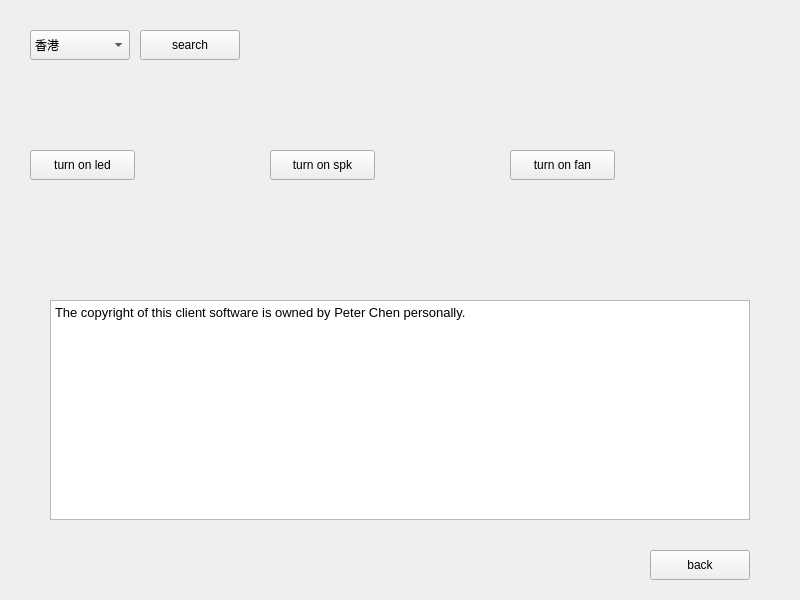
<?xml version="1.0" encoding="UTF-8"?>
<ui version="4.0">
 <class>Form</class>
 <widget class="QWidget" name="Form">
  <property name="geometry">
   <rect>
    <x>0</x>
    <y>0</y>
    <width>800</width>
    <height>600</height>
   </rect>
  </property>
  <property name="windowTitle">
   <string>Form</string>
  </property>
  <widget class="QComboBox" name="comboBox">
   <property name="geometry">
    <rect>
     <x>30</x>
     <y>30</y>
     <width>100</width>
     <height>30</height>
    </rect>
   </property>
   <property name="styleSheet">
    <string notr="true">font: 10pt &quot;Microsoft YaHei UI&quot;;</string>
   </property>
   <item>
    <property name="text">
     <string>香港</string>
    </property>
   </item>
   <item>
    <property name="text">
     <string>上海</string>
    </property>
   </item>
   <item>
    <property name="text">
     <string>武汉</string>
    </property>
   </item>
  </widget>
  <widget class="QPushButton" name="pushButton_search">
   <property name="geometry">
    <rect>
     <x>140</x>
     <y>30</y>
     <width>100</width>
     <height>30</height>
    </rect>
   </property>
   <property name="styleSheet">
    <string notr="true">font: 10pt &quot;Microsoft YaHei UI&quot;;</string>
   </property>
   <property name="text">
    <string>search</string>
   </property>
  </widget>
  <widget class="QPushButton" name="pushButton_led">
   <property name="geometry">
    <rect>
     <x>30</x>
     <y>150</y>
     <width>105</width>
     <height>30</height>
    </rect>
   </property>
   <property name="styleSheet">
    <string notr="true">font: 10pt &quot;Microsoft YaHei UI&quot;;</string>
   </property>
   <property name="text">
    <string>turn on led</string>
   </property>
  </widget>
  <widget class="QPushButton" name="pushButton_spk">
   <property name="geometry">
    <rect>
     <x>270</x>
     <y>150</y>
     <width>105</width>
     <height>30</height>
    </rect>
   </property>
   <property name="styleSheet">
    <string notr="true">font: 10pt &quot;Microsoft YaHei UI&quot;;</string>
   </property>
   <property name="text">
    <string>turn on spk</string>
   </property>
  </widget>
  <widget class="QPushButton" name="pushButton_fan">
   <property name="geometry">
    <rect>
     <x>510</x>
     <y>150</y>
     <width>105</width>
     <height>30</height>
    </rect>
   </property>
   <property name="styleSheet">
    <string notr="true">font: 10pt &quot;Microsoft YaHei UI&quot;;</string>
   </property>
   <property name="text">
    <string>turn on fan</string>
   </property>
  </widget>
  <widget class="QLabel" name="image_fan">
   <property name="geometry">
    <rect>
     <x>620</x>
     <y>150</y>
     <width>100</width>
     <height>100</height>
    </rect>
   </property>
   <property name="text">
    <string/>
   </property>
  </widget>
  <widget class="QLabel" name="label_fan">
   <property name="geometry">
    <rect>
     <x>510</x>
     <y>190</y>
     <width>100</width>
     <height>30</height>
    </rect>
   </property>
   <property name="styleSheet">
    <string notr="true">font: 10pt &quot;Microsoft YaHei UI&quot;;</string>
   </property>
   <property name="text">
    <string/>
   </property>
  </widget>
  <widget class="QLabel" name="label_spk">
   <property name="geometry">
    <rect>
     <x>270</x>
     <y>190</y>
     <width>100</width>
     <height>30</height>
    </rect>
   </property>
   <property name="styleSheet">
    <string notr="true">font: 10pt &quot;Microsoft YaHei UI&quot;;</string>
   </property>
   <property name="text">
    <string/>
   </property>
  </widget>
  <widget class="QLabel" name="image_spk">
   <property name="geometry">
    <rect>
     <x>380</x>
     <y>150</y>
     <width>100</width>
     <height>100</height>
    </rect>
   </property>
   <property name="text">
    <string/>
   </property>
  </widget>
  <widget class="QLabel" name="label_led">
   <property name="geometry">
    <rect>
     <x>30</x>
     <y>190</y>
     <width>100</width>
     <height>30</height>
    </rect>
   </property>
   <property name="styleSheet">
    <string notr="true">font: 10pt &quot;Microsoft YaHei UI&quot;;</string>
   </property>
   <property name="text">
    <string/>
   </property>
  </widget>
  <widget class="QLabel" name="image_led">
   <property name="geometry">
    <rect>
     <x>140</x>
     <y>150</y>
     <width>100</width>
     <height>100</height>
    </rect>
   </property>
   <property name="text">
    <string/>
   </property>
  </widget>
  <widget class="QLabel" name="label_time">
   <property name="geometry">
    <rect>
     <x>600</x>
     <y>30</y>
     <width>180</width>
     <height>80</height>
    </rect>
   </property>
   <property name="styleSheet">
    <string notr="true">font: 10pt &quot;Microsoft YaHei UI&quot;;</string>
   </property>
   <property name="text">
    <string/>
   </property>
  </widget>
  <widget class="QTextBrowser" name="textBrowser">
   <property name="geometry">
    <rect>
     <x>50</x>
     <y>300</y>
     <width>700</width>
     <height>220</height>
    </rect>
   </property>
   <property name="styleSheet">
    <string notr="true">font: 10pt &quot;Microsoft YaHei UI&quot;;</string>
   </property>
   <property name="html">
    <string>&lt;!DOCTYPE HTML PUBLIC &quot;-//W3C//DTD HTML 4.0//EN&quot; &quot;http://www.w3.org/TR/REC-html40/strict.dtd&quot;&gt;
&lt;html&gt;&lt;head&gt;&lt;meta name=&quot;qrichtext&quot; content=&quot;1&quot; /&gt;&lt;style type=&quot;text/css&quot;&gt;
p, li { white-space: pre-wrap; }
&lt;/style&gt;&lt;/head&gt;&lt;body style=&quot; font-family:'Microsoft YaHei UI'; font-size:10pt; font-weight:400; font-style:normal;&quot;&gt;
&lt;p style=&quot; margin-top:0px; margin-bottom:0px; margin-left:0px; margin-right:0px; -qt-block-indent:0; text-indent:0px;&quot;&gt;The copyright of this client software is owned by Peter Chen personally. &lt;/p&gt;&lt;/body&gt;&lt;/html&gt;</string>
   </property>
  </widget>
  <widget class="QPushButton" name="pushButton_back">
   <property name="geometry">
    <rect>
     <x>650</x>
     <y>550</y>
     <width>100</width>
     <height>30</height>
    </rect>
   </property>
   <property name="styleSheet">
    <string notr="true">font: 10pt &quot;Microsoft YaHei UI&quot;;</string>
   </property>
   <property name="text">
    <string>back</string>
   </property>
  </widget>
  <widget class="QLabel" name="label_type">
   <property name="geometry">
    <rect>
     <x>180</x>
     <y>80</y>
     <width>120</width>
     <height>30</height>
    </rect>
   </property>
   <property name="styleSheet">
    <string notr="true">font: 10pt &quot;Microsoft YaHei UI&quot;;</string>
   </property>
   <property name="text">
    <string/>
   </property>
  </widget>
  <widget class="QLabel" name="label_temp">
   <property name="geometry">
    <rect>
     <x>30</x>
     <y>80</y>
     <width>130</width>
     <height>30</height>
    </rect>
   </property>
   <property name="styleSheet">
    <string notr="true">font: 10pt &quot;Microsoft YaHei UI&quot;;</string>
   </property>
   <property name="text">
    <string/>
   </property>
  </widget>
 </widget>
 <resources/>
 <connections/>
</ui>
